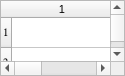
<?xml version="1.0" encoding="UTF-8"?>
<ui version="4.0">
 <comment>GÉNÉRÉ par tools/dfm2ui.py depuis src/f_afdistab.dfm : ne pas modifier à la main avant la fin du portage de la fiche</comment>
 <class>frmAffDistArretsBus</class>
 <widget class="QDialog" name="frmAffDistArretsBus">
  <property name="geometry">
   <rect>
    <x>591</x>
    <y>0</y>
    <width>125</width>
    <height>76</height>
   </rect>
  </property>
  <property name="windowTitle">
   <string> </string>
  </property>
  <property name="vclFontHeight" stdset="0">
   <number>-11</number>
  </property>
  <property name="font">
   <font>
    <family>MS Sans Serif</family>
    <pointsize>8</pointsize>
    <bold>false</bold>
    <italic>false</italic>
    <underline>false</underline>
    <strikeout>false</strikeout>
   </font>
  </property>
  <property name="vclHelpContext" stdset="0">
   <number>641</number>
  </property>
  <property name="vclHorzScrollBarVisible" stdset="0">
   <bool>false</bool>
  </property>
  <property name="vclVertScrollBarVisible" stdset="0">
   <bool>false</bool>
  </property>
  <property name="vclBorderIcons" stdset="0">
   <string notr="true">biMinimize,biSystemMenu</string>
  </property>
  <property name="vclBorderStyle" stdset="0">
   <string notr="true">bsSizeToolWin</string>
  </property>
  <property name="vclColor" stdset="0">
   <string notr="true">clBtnFace</string>
  </property>
  <property name="vclConstraintsMaxWidth" stdset="0">
   <number>141</number>
  </property>
  <property name="vclConstraintsMinWidth" stdset="0">
   <number>141</number>
  </property>
  <property name="vclFormStyle" stdset="0">
   <string notr="true">fsStayOnTop</string>
  </property>
  <property name="vclKeyPreview" stdset="0">
   <bool>true</bool>
  </property>
  <property name="vclTextHeight" stdset="0">
   <number>13</number>
  </property>
  <widget class="TStringGrid" name="StringGridDistances">
   <property name="rowCount">
    <number>4</number>
   </property>
   <property name="columnCount">
    <number>4</number>
   </property>
   <property name="geometry">
    <rect>
     <x>0</x>
     <y>0</y>
     <width>125</width>
     <height>76</height>
    </rect>
   </property>
   <property name="vclFontHeight" stdset="0">
    <number>-11</number>
   </property>
   <property name="font">
    <font>
     <family>Symbol</family>
     <pointsize>8</pointsize>
     <bold>false</bold>
     <italic>false</italic>
     <underline>false</underline>
     <strikeout>false</strikeout>
    </font>
   </property>
   <property name="vclAlign" stdset="0">
    <string notr="true">alClient</string>
   </property>
   <property name="vclColCount" stdset="0">
    <number>4</number>
   </property>
   <property name="vclDefaultColWidth" stdset="0">
    <number>28</number>
   </property>
   <property name="vclDefaultRowHeight" stdset="0">
    <number>20</number>
   </property>
   <property name="vclRowCount" stdset="0">
    <number>4</number>
   </property>
   <property name="vclScrollBars" stdset="0">
    <string notr="true">ssVertical</string>
   </property>
   <property name="vclTabOrder" stdset="0">
    <number>0</number>
   </property>
   <property name="vclRowHeights" stdset="0">
    <stringlist notr="true">
     <string>20</string>
     <string>20</string>
     <string>20</string>
     <string>20</string>
    </stringlist>
   </property>
  </widget>
 </widget>
 <customwidgets>
  <customwidget>
   <class>TStringGrid</class>
   <extends>QTableWidget</extends>
   <header>vcl/controles.h</header>
  </customwidget>
 </customwidgets>
 <resources>
  <include location="../ressources/images.qrc" />
 </resources>
 <connections />
</ui>
